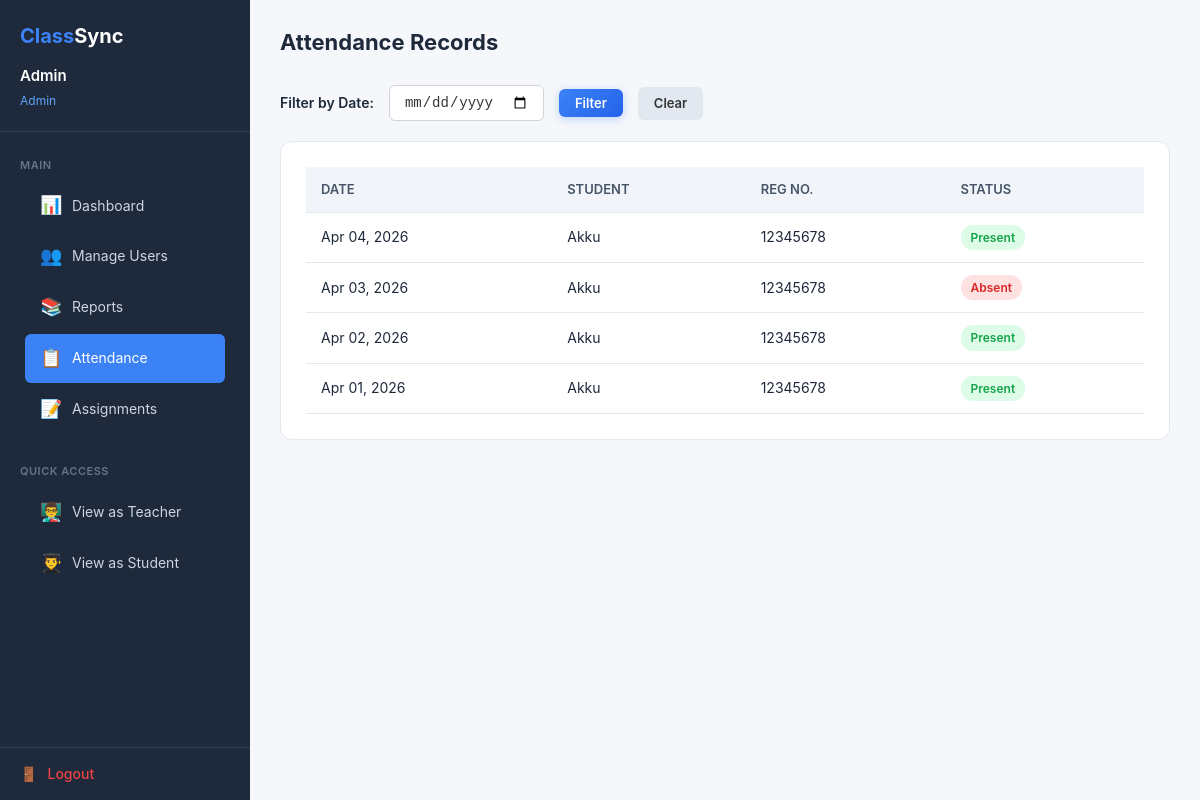
The app's page /admin/manage_attendance.php (signed in), older data.
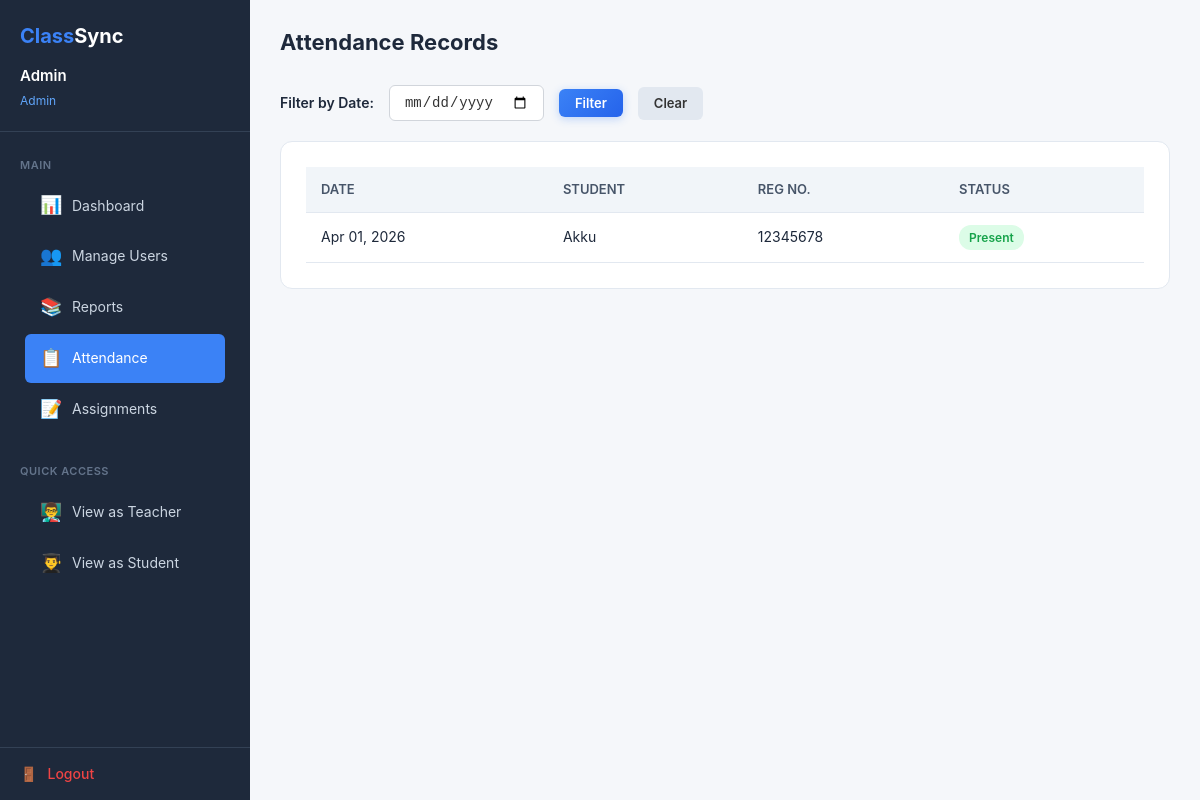
The same page, newer data.
### tables this page shows
CREATE TABLE IF NOT EXISTS attendance (
    id INT AUTO_INCREMENT PRIMARY KEY,
    student_id INT NOT NULL,
    date DATE NOT NULL,
    status ENUM('present', 'absent', 'late') NOT NULL DEFAULT 'present',
    marked_by INT NOT NULL,
    created_at TIMESTAMP DEFAULT CURRENT_TIMESTAMP,
    FOREIGN KEY (student_id) REFERENCES users(id) ON DELETE CASCADE,
    FOREIGN KEY (marked_by) REFERENCES users(id) ON DELETE CASCADE,
    UNIQUE KEY unique_attendance (student_id, date)
);

CREATE TABLE IF NOT EXISTS users (
    id INT AUTO_INCREMENT PRIMARY KEY,
    name VARCHAR(100) NOT NULL,
    email VARCHAR(100) NOT NULL UNIQUE,
    password VARCHAR(255) NOT NULL,
    role ENUM('admin', 'teacher', 'student') NOT NULL,
    registration_number VARCHAR(20) UNIQUE,
     
    course_id INT NULL,
    year VARCHAR(20) NULL,
    section_id INT NULL,
     
    department VARCHAR(100) NULL,
    subject_id INT NULL,
    created_at TIMESTAMP DEFAULT CURRENT_TIMESTAMP,
    FOREIGN KEY (course_id) REFERENCES courses(course_id) ON DELETE SET NULL,
    FOREIGN KEY (section_id) REFERENCES sections(section_id) ON DELETE SET NULL
);

### includes/auth_check.php (called while the page is built, shortened)
<?php
function getCurrentUser() {
    return [
        'id' => $_SESSION['user_id'] ?? null,
        'name' => $_SESSION['user_name'] ?? null,
        'email' => $_SESSION['user_email'] ?? null,
        'role' => $_SESSION['role'] ?? null,
        'reg_no' => $_SESSION['reg_no'] ?? null
    ];
}
?>

### admin/manage_attendance.php (the view, shortened to what this page needs)
<?php
require_once '../config/database.php';
require_once '../includes/auth_check.php';
$active_page = 'attendance';
$filter_date = $_GET['date'] ?? '';
$query = "SELECT a.*, u.name as student_name, u.registration_number FROM attendance a JOIN users u ON a.student_id = u.id";
$query .= " ORDER BY a.date DESC, u.name ASC";
$attendance = $conn->query($query);
?>
<!DOCTYPE html>
<html lang="en">
<head>
    <link rel="stylesheet" href="/ClassSync/assets/css/style.css">
    <link rel="stylesheet" href="/ClassSync/assets/css/dashboard.css">
</head>
<body>
    <div class="dashboard-page">
        <?php include '../includes/sidebar.php'; ?>
        <div class="main-content">
            <div class="top-bar">
                <div>
                    <h1>Attendance Records</h1>
                </div>
            </div>
            <form method="GET" class="filter-bar">
                <label style="font-weight:600;font-size:14px;">Filter by Date:</label>
                <input type="date" name="date" value="<?php echo $filter_date; ?>">
                <button type="submit" class="btn btn-blue btn-sm">Filter</button>
                <a href="/ClassSync/admin/manage_attendance.php" class="btn btn-sm" style="background:#e2e8f0;color:#333;">Clear</a>
            </form>
            <div class="card">
                <?php if ($attendance->num_rows > 0): ?>
                <div class="table-responsive">
                    <table>
                        <thead>
                            <tr>
                                <th>Date</th>
                                <th>Student</th>
                                <th>Reg No.</th>
                                <th>Status</th>
                            </tr>
                        </thead>
                        <tbody>
                            <?php while ($a = $attendance->fetch_assoc()): ?>
                            <tr>
                                <td><?php echo date('M d, Y', strtotime($a['date'])); ?></td>
                                <td><?php echo htmlspecialchars($a['student_name']); ?></td>
                                <td><?php echo $a['registration_number']; ?></td>
                                <td>
                                    <span class="badge badge-<?php echo $a['status']; ?>">
                                        <?php echo ucfirst($a['status']); ?>
                                    </span>
                                </td>
                            </tr>
                            <?php endwhile; ?>
                        </tbody>
                    </table>
                </div>
                <?php endif; ?>
            </div>
        </div>
    </div>
</body>
</html>

### includes/sidebar.php (shortened to what this page needs)
<?php
$user = getCurrentUser();
$current_path = $_SERVER['REQUEST_URI'] ?? '';
if (strpos($current_path, '/teacher/') !== false) {
    $sidebar_role = 'teacher';
} elseif (strpos($current_path, '/student/') !== false) {
    $sidebar_role = 'student';
} elseif (strpos($current_path, '/admin/') !== false) {
    $sidebar_role = 'admin';
} else {
    $sidebar_role = $user['role'];
}
$active_page = $active_page ?? 'dashboard';
?>
<aside class="sidebar" id="sidebar">
    <div class="sidebar-header">
        <div class="logo">Class<span>Sync</span></div>
        <div class="user-info">
            <span class="user-name"><?php echo htmlspecialchars($user['name']); ?></span>
            <span class="user-role"><?php echo ucfirst($user['role']); ?></span>
        </div>
    </div>
    <nav class="sidebar-nav">
        <div class="nav-section">
            <div class="nav-section-title">Main</div>
            <?php if ($sidebar_role === 'admin'): ?>
                <a href="/ClassSync/admin/" class="<?php echo $active_page === 'dashboard' ? 'active' : ''; ?>">
                    <span class="nav-icon">📊</span> Dashboard
                </a>
                <a href="/ClassSync/admin/manage_users.php" class="<?php echo $active_page === 'users' ? 'active' : ''; ?>">
                    <span class="nav-icon">👥</span> Manage Users
                </a>
                <a href="/ClassSync/admin/manage_reports.php" class="<?php echo $active_page === 'reports' ? 'active' : ''; ?>">
                    <span class="nav-icon">📚</span> Reports
                </a>
                <a href="/ClassSync/admin/manage_attendance.php" class="<?php echo $active_page === 'attendance' ? 'active' : ''; ?>">
                    <span class="nav-icon">📋</span> Attendance
                </a>
                <a href="/ClassSync/admin/manage_assignments.php" class="<?php echo $active_page === 'assignments' ? 'active' : ''; ?>">
                    <span class="nav-icon">📝</span> Assignments
                </a>
                <div class="nav-section-title" style="margin-top:20px;">Quick Access</div>
                <a href="/ClassSync/teacher/index.php">
                    <span class="nav-icon">👨‍🏫</span> View as Teacher
                </a>
                <a href="/ClassSync/student/index.php">
                    <span class="nav-icon">👨‍🎓</span> View as Student
                </a>
            <?php endif; ?>
        </div>
    </nav>
    <div class="sidebar-footer">
        <a href="/ClassSync/logout.php">
            <span class="nav-icon">🚪</span> Logout
        </a>
    </div>
</aside>

### assets/css/style.css (style rules this page uses)
* { margin: 0; padding: 0; box-sizing: border-box; }
body { font-family: 'Inter', 'Segoe UI', Tahoma, Geneva, Verdana, sans-serif; line-height: 1.6; color: #1e293b; background-color: #f8fafc; -webkit-font-smoothing: antialiased; }
a { text-decoration: none; color: inherit; }
.btn { display: inline-flex; align-items: center; gap: 8px; padding: 13px 30px; border-radius: 10px; font-size: 15px; font-weight: 600; cursor: pointer; border: none; transition: all 0.3s ease; font-family: 'Inter', sans-serif; }
.btn-blue { background: linear-gradient(135deg, #3b82f6, #2563eb); color: #fff; box-shadow: 0 2px 8px rgba(59,130,246,0.3); }
.btn-sm { padding: 6px 16px; font-size: 13px; border-radius: 6px; }
.card { background: #fff; border-radius: 12px; border: 1px solid #e2e8f0; padding: 25px; margin-bottom: 20px; }
.table-responsive { overflow-x: auto; }
table { width: 100%; border-collapse: collapse; font-size: 14px; }
table thead { background: #f1f5f9; }
table th, table td { padding: 12px 15px; text-align: left; border-bottom: 1px solid #e2e8f0; }
table th { font-weight: 600; color: #475569; font-size: 13px; text-transform: uppercase; }
.badge { display: inline-block; padding: 3px 10px; border-radius: 12px; font-size: 12px; font-weight: 600; }
.badge-present { background: #dcfce7; color: #16a34a; }
.badge-absent { background: #fee2e2; color: #dc2626; }

### assets/css/dashboard.css (style rules this page uses)
.dashboard-page { display: flex; min-height: 100vh; }
.sidebar { width: 250px; background: #1e293b; color: #fff; position: fixed; top: 0; left: 0; bottom: 0; overflow-y: auto; z-index: 50; transition: transform 0.3s; }
.sidebar-header { padding: 20px; border-bottom: 1px solid #334155; }
.sidebar-header .logo { font-size: 20px; font-weight: 700; color: #3b82f6; }
.sidebar-header .logo span { color: #fff; }
.sidebar-header .user-info { margin-top: 12px; font-size: 13px; color: #94a3b8; }
.sidebar-header .user-info .user-name { font-size: 15px; font-weight: 600; color: #fff; display: block; margin-bottom: 2px; }
.sidebar-header .user-info .user-role { text-transform: capitalize; color: #60a5fa; font-size: 12px; }
.sidebar-nav { padding: 15px 0; }
.sidebar-nav .nav-section { padding: 0 15px; margin-bottom: 5px; }
.sidebar-nav .nav-section-title { font-size: 11px; text-transform: uppercase; color: #64748b; font-weight: 600; padding: 10px 5px 5px; letter-spacing: 0.5px; }
.sidebar-nav a { display: flex; align-items: center; gap: 10px; padding: 10px 15px; margin: 2px 10px; color: #cbd5e1; font-size: 14px; border-radius: 6px; transition: all 0.2s; }
.sidebar-nav a.active { background: #3b82f6; color: #fff; }
.sidebar-nav a .nav-icon { font-size: 18px; width: 22px; text-align: center; }
.sidebar-footer { padding: 15px 20px; border-top: 1px solid #334155; position: absolute; bottom: 0; left: 0; right: 0; }
.sidebar-footer a { display: flex; align-items: center; gap: 10px; color: #ef4444; font-size: 14px; font-weight: 500; transition: color 0.2s; }
.main-content { flex: 1; margin-left: 250px; padding: 25px 30px; background: #f5f7fa; min-height: 100vh; }
.top-bar { display: flex; justify-content: space-between; align-items: center; margin-bottom: 25px; }
.top-bar h1 { font-size: 22px; font-weight: 700; color: #1e293b; }
.filter-bar { display: flex; gap: 15px; align-items: center; margin-bottom: 20px; flex-wrap: wrap; }
.filter-bar input, .filter-bar select { padding: 8px 14px; border: 1px solid #d1d5db; border-radius: 6px; font-size: 14px; color: #333; }

Row changes from the older to the newer data that the page shows:
removed attendance: date "Apr 04, 2026", student.name "Akku", student.registration_number "12345678", status "Present"
removed attendance: date "Apr 03, 2026", student.name "Akku", student.registration_number "12345678", status "Absent"
removed attendance: date "Apr 02, 2026", student.name "Akku", student.registration_number "12345678", status "Present"
